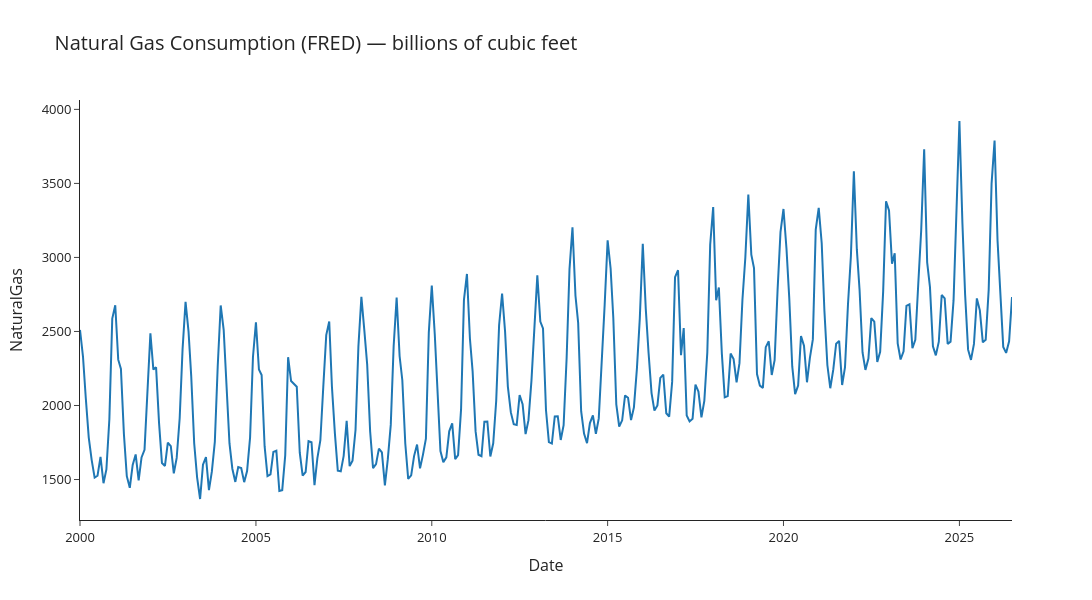

The code cell stored with this chart in its notebook:
### Markdown cell above
### 3.2 Interactive chart (Plotly)

### Code cell
fig = px.line(
    df,
    x="Date",
    y="NaturalGas",
    title="Natural Gas Consumption (FRED) — billions of cubic feet",
    template="simple_white"
)
fig.update_layout(
    width=1100,
    height=600,
    title_font_size=20,
    font=dict(size=13),
    hovermode="x unified"
)
fig.show()

### Figure 1 — Plotly figure (JSON) as saved in the notebook; plotly's stock layout.template omitted (floating-point values rounded to 4 significant figures; data arrays with more than 128 entries replaced by an {"elided": "..."} marker saying what was removed)
{"data": [{"hovertemplate": "Date=%{x}<br>NaturalGas=%{y}<extra></extra>", "legendgroup": "", "line": {"color": "#1F77B4", "dash": "solid"}, "marker": {"symbol": "circle"}, "mode": "lines", "name": "", "orientation": "v", "showlegend": false, "type": "scatter", "x": {"elided": "319 str values"}, "xaxis": "x", "y": {"elided": "319 float values"}, "yaxis": "y"}], "layout": {"font": {"size": 13}, "height": 600, "hovermode": "x unified", "legend": {"tracegroupgap": 0}, "title": {"font": {"size": 20}, "text": "Natural Gas Consumption (FRED) — billions of cubic feet"}, "width": 1100, "xaxis": {"anchor": "y", "domain": [0, 1], "title": {"text": "Date"}}, "yaxis": {"anchor": "x", "domain": [0, 1], "title": {"text": "NaturalGas"}}}}
